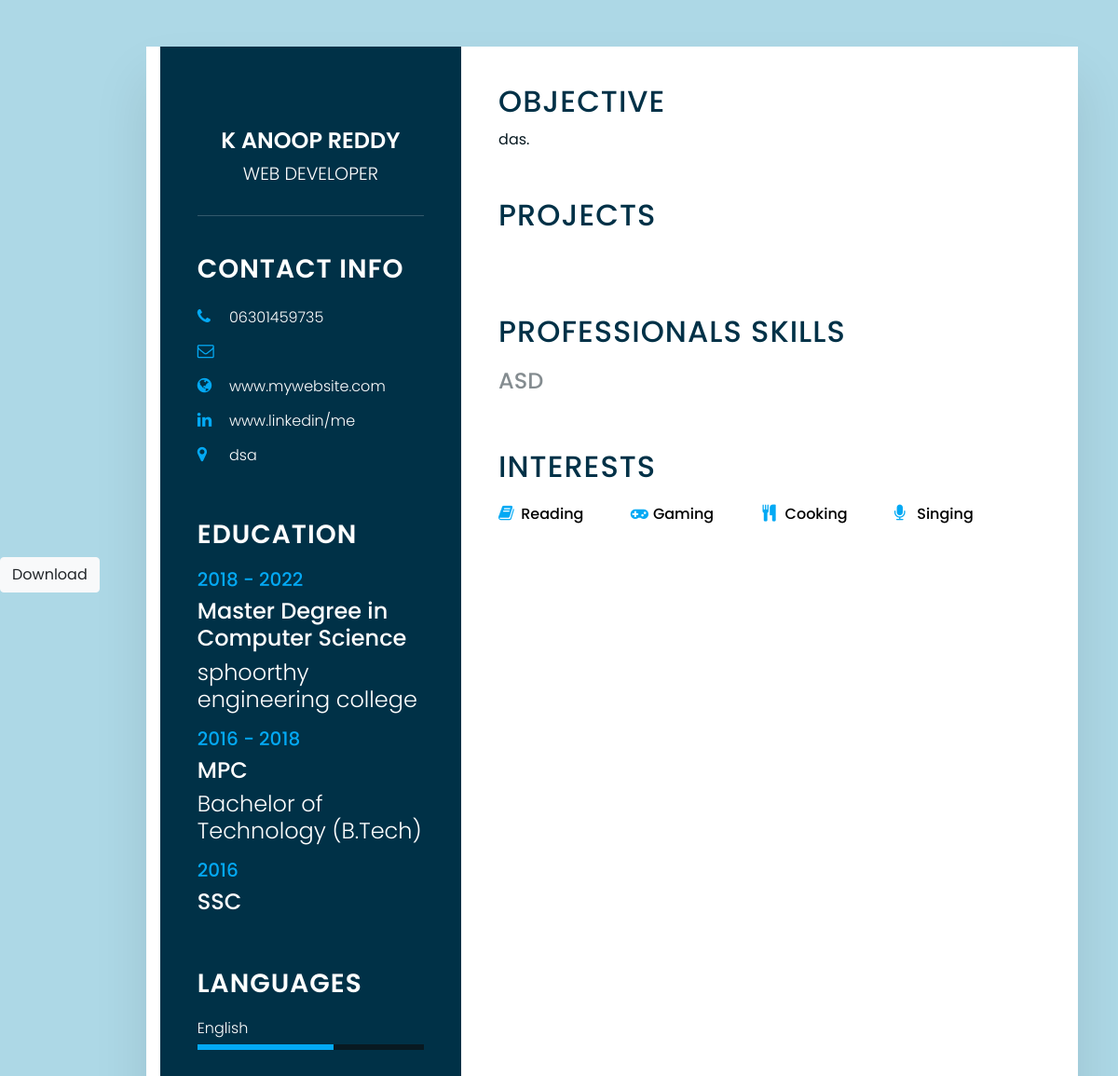
Before: /1/ with the older database file.
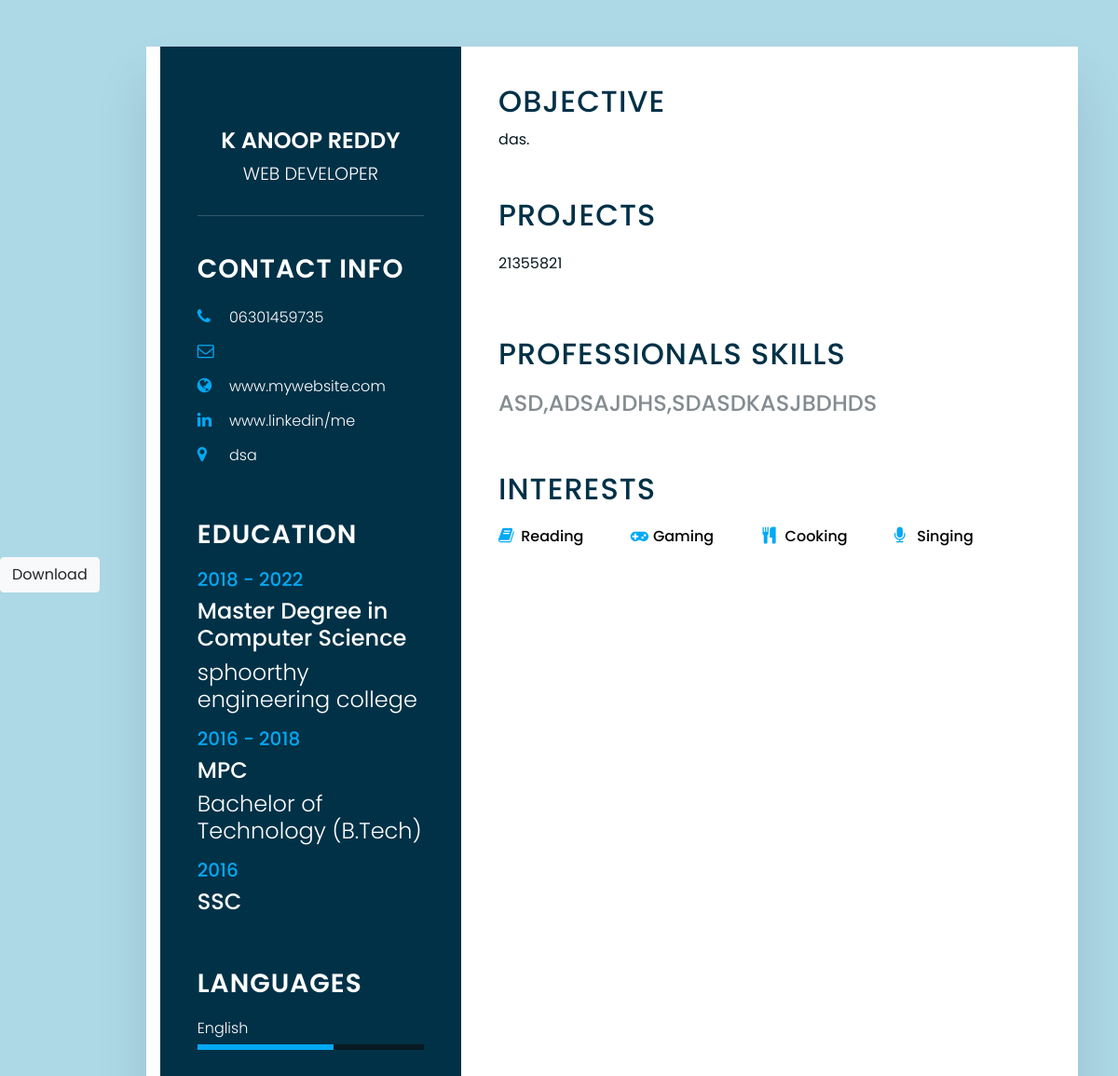
After: the same page with the newer database file.
### pdf/models.py (models this page shows)
class Profile(models.Model):
    name = models.CharField(max_length=100,default='')
    phone = models.CharField(max_length=100,default='')
    Email = models.CharField(max_length=100,default='')
    School = models.CharField(max_length=100,default='')
    school_cgpa = models.CharField(max_length=10,default='')
    degree = models.CharField(max_length=100,default='')
    degree_cgpa = models.CharField(max_length=10,default='')
    university = models.CharField(max_length=100,default='')
    university_cgpa = models.CharField(max_length=10,default='')
    skill = models.TextField(max_length=100,default='')
    objective = models.TextField(max_length=100,default='')
    city = models.TextField(max_length=100,default='')
    project = models.CharField(max_length=100,default='')

### pdf/views.py (the view)
# urls.py: path('<int:id>/',views.resume,name="resume"),
def resume(request,id):
    user_profile=Profile.objects.get(pk=id)
    skill = Profile.objects.values_list('skill')
    return render(request,"resume.html",{'user_profile':user_profile,'skill':skill[id-1]})

### pdf/templates/resume.html (shortened to what the changed rows need)
{% load static %}
<!doctype html>
<html lang="en">
<head>
    <link rel="stylesheet" href="https://stackpath.bootstrapcdn.com/bootstrap/4.4.1/css/bootstrap.min.css">
    <link rel="stylesheet" href="https://cdnjs.cloudflare.com/ajax/libs/font-awesome/4.7.0/css/font-awesome.css" />
    <link rel="stylesheet" type="text/css" href="{% static 'D:\Mini_project\ResumeBuilder\myapp\static\resume.css' %}"/>
</head>
<body>
    <div id="resume">
    <div class="container">
        <div class="left_Side">
            <div class="profileText">
                <br>
                <h2>{{ user_profile.name }} <br><span>Web Developer</span> </h2>
            </div>
            <div class="contactInfo">
                <ul>
                    <li>
                        <span class="icon"><i class="fa fa-phone" aria-hidden="true"></i></span>
                        <span class="text">{{ user_profile.phone }}</span>
                    </li>
                    <li>
                        <span class="icon"><i class="fa fa-map-marker" aria-hidden="true"></i></span>
                        <span class="text">{{ user_profile.city }}</span>
                    </li>
                </ul>
            </div>
            <div class="contactInfo education">
                <ul>
                    <li>
                        <h5>2018 - 2022</h5>
                        <h4>Master Degree in Computer Science</h4>
                        <h4>{{ user_profile.university }}</h4>
                    </li>
                    <li>
                        <h5>2016 - 2018</h5>
                        <h4>MPC</h4>
                        <h4>{{ user_profile.degree }}</h4>
                    </li>
                </ul>
            </div>
        </div>
        <div class="right_Side">
            <div class="about">
                <h2 class="title2">Objective</h2>
                <p>{{ user_profile.objective }}.</p>
            </div>
            <div class="about">
                <h2 class="title2">Projects</h2>
                <div class="box">
                    <div class="text">
                        <p>{{user_profile.project}}</p>
                    </div>
                </div>
            </div>
            <div class="about skills">
                <h2 class="title2">Professionals skills</h2>
                <div class="box">
                    {% for profile in skill %}
                    <h4>{{profile}}</h4>
                    {% endfor %}
                </div>
            </div>
            <div class="about interest">
                <h2 class="title2">Interests</h2>
            </div>
        </div>
        </div>
    </div>
    </body>
    </html>

Changed rows visible on the page:
changed Profile "K ANOOP REDDY": project (not shown) → "21355821"; skill "ASD" → "ASD,ADSAJDHS,SDASDKASJBDHDS"
